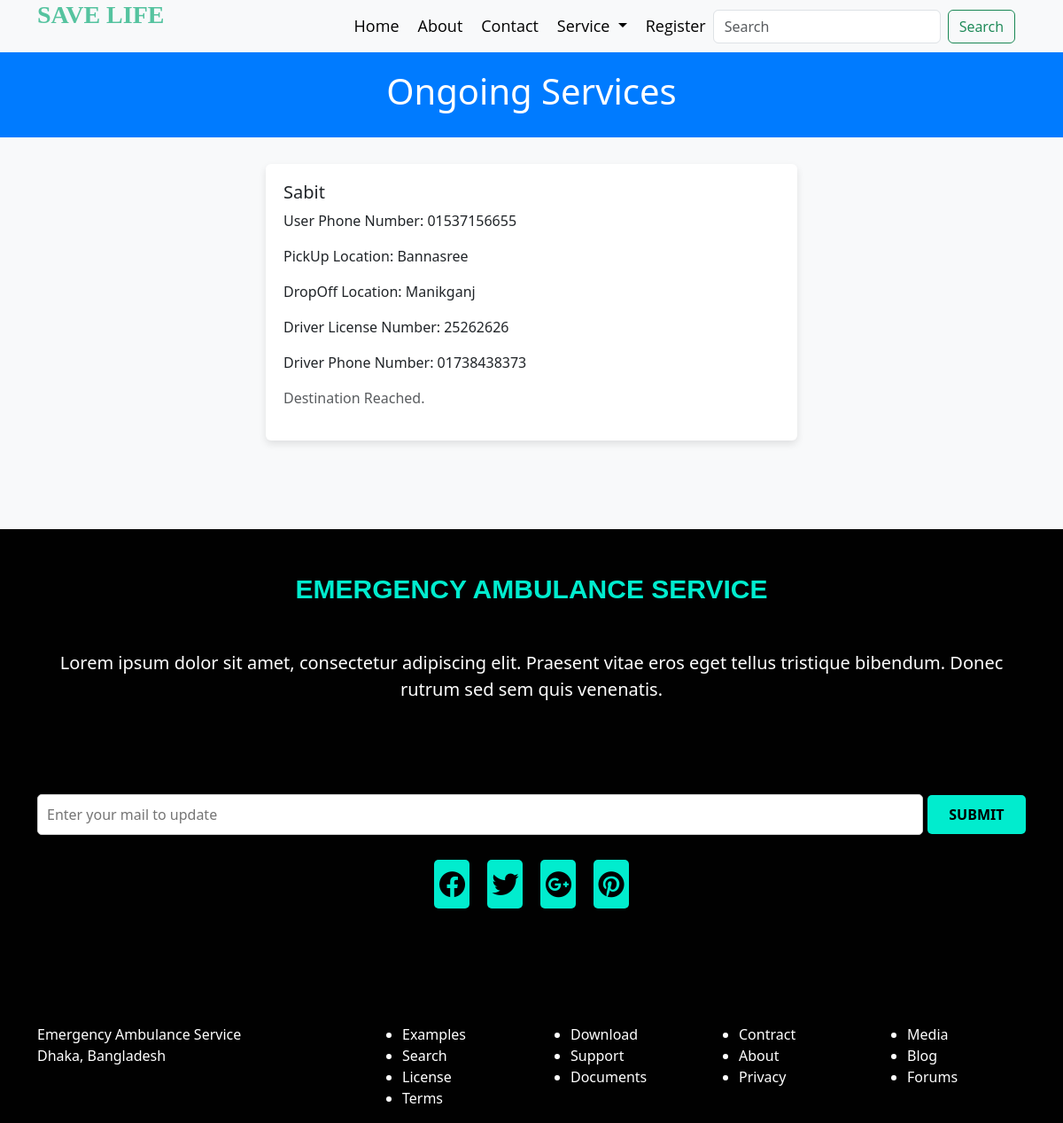
/Ongoing_Service.php (signed in), run on the app's committed database.
### tables this page shows
CREATE TABLE `services` (
  `ServiceID` int(11) NOT NULL,
  `UserID` int(11) DEFAULT NULL,
  `DriverID` int(11) DEFAULT NULL,
  `VehicleID` int(11) DEFAULT NULL,
  `PickupLocation` varchar(255) DEFAULT NULL,
  `DropoffLocation` varchar(255) DEFAULT NULL,
  `StartTime` datetime DEFAULT NULL,
  `EndTime` datetime DEFAULT NULL,
  `Status` varchar(20) DEFAULT NULL
);

CREATE TABLE `users` (
  `UserID` int(11) NOT NULL,
  `FirstName` varchar(255) DEFAULT NULL,
  `LastName` varchar(255) DEFAULT NULL,
  `PhoneNumber` varchar(15) DEFAULT NULL,
  `Email` varchar(255) DEFAULT NULL,
  `Address` varchar(255) DEFAULT NULL,
  `PasswordHash` varchar(255) DEFAULT NULL,
  `IsDriver` tinyint(1) DEFAULT 0,
  `NIDNumber` varchar(20) DEFAULT NULL
);

CREATE TABLE `drivers` (
  `DriverID` int(11) NOT NULL,
  `UserID` int(11) DEFAULT NULL,
  `LicenseNumber` varchar(20) DEFAULT NULL
);

### Ongoing_Service.php (the view, shortened to what this page needs)
<?php
$mysqli = new mysqli("localhost", "root", "", "Ambulance_Service");
$userID = $_SESSION['user_id'];
$sql = "SELECT services.*,
               users.FirstName AS UserName,
               users.PhoneNumber AS UserPhoneNumber,
               drivers.LicenseNumber,
               driverUser.PhoneNumber AS DriverPhoneNumber,
               sessionUser.PhoneNumber AS SessionUserPhoneNumber
        FROM services
        INNER JOIN users ON services.UserID = users.UserID
        INNER JOIN drivers ON services.DriverID = drivers.DriverID
        INNER JOIN users AS driverUser ON drivers.UserID = driverUser.UserID
        INNER JOIN users AS sessionUser ON services.UserID = sessionUser.UserID
        WHERE services.UserID = ?";
$stmt = $mysqli->prepare($sql);
$stmt->bind_param("i", $userID);
$stmt->execute();
$result = $stmt->get_result();
?>
<!DOCTYPE html>
<html lang="en">
<head>
    <link rel="stylesheet" href="css/all.css">
  <link rel="stylesheet" href="css/bootstrap.min.css">
</head>
<body>
<div class="header_main">
<div class="container">
    <div class="row">
        <div class="col-md-2">
            <div class="banner_logo">
                <h4>SAVE LIFE</h4>
            </div>
        </div>
        <div class="col-md-10">
            <div class="navigation">
                <nav class="navbar navbar-expand-lg ">
                    <div class="container">
                      <div class="collapse navbar-collapse" id="navbarSupportedContent">
                        <ul class="navbar-nav ms-auto">
                          <li class="nav-item">
                            <a class="nav-link" aria-current="page" href="index.html">Home</a>
                          </li>
                          <li class="nav-item">
                            <a class="nav-link" href="about.html">About</a>
                          </li>
                          <li class="nav-item">
                            <a class="nav-link" href="contact.html">Contact</a>
                          </li>
                          <li class="nav-item dropdown">
                            <a class="nav-link dropdown-toggle" href="#" role="button" data-bs-toggle="dropdown" aria-expanded="false">
                              Service
                            </a>
                          </li>
                          <li class="nav-item">
                            <a class="nav-link" href="signup_form.html">Register</a>
                          </li>
                        </ul>
                        <form class="d-flex" role="search">
                          <input class="form-control me-2" type="search" placeholder="Search" aria-label="Search">
                          <button class="btn btn-outline-success" type="submit" style="font-family: 'Open Sans', sans-serif;">Search</button>
                        </form>
                      </div>
                    </div>
                  </nav>
            </div>
        </div>
    </div>
</div>
</div>
<header class="text-center">
    <h1>Ongoing Services</h1>
</header>
<main class="container">
    <section class="service-list">
        <?php
        while ($row = $result->fetch_assoc()) {
            $startTime = new DateTime($row['StartTime']);
            $currentTime = new DateTime();
            $timeLeft = $currentTime->diff($startTime)->format('%H:%I:%S');
            ?>
            <div class="card">
                <div class="card-body">
                    <h5 class="card-title"><?php echo $row['UserName']; ?></h5>
                    <p class="card-text">User Phone Number: <?php echo $row['UserPhoneNumber']; ?></p>
                    <p class="card-text">PickUp Location: <?php echo $row['PickupLocation']; ?></p>
                    <p class="card-text">DropOff Location: <?php echo $row['DropoffLocation']; ?></p>
                    <p class="card-text">Driver License Number: <?php echo $row['LicenseNumber']; ?></p>
                    <p class="card-text">Driver Phone Number: <?php echo $row['DriverPhoneNumber']; ?></p>
                    <?php if ($row['Status']) { ?>
                        <p class="time-left">Time Left to Start: <?php echo $timeLeft; ?></p>
                        <form action="<?php echo htmlspecialchars($_SERVER["PHP_SELF"]); ?>" method="post">
                            <input type="hidden" name="service_id" value="<?php echo $row['ServiceID']; ?>">
                            <button type="submit" name="reached_destination" class="btn btn-success reached-destination-btn">
                                Reached Destination
                            </button>
                        </form>
                    <?php } else { ?>
                        <p class="text-muted">Destination Reached.</p>
                    <?php } ?>
                </div>
            </div>
            <?php
        }
        ?>
    </section>
</main>
<footer>
  <div class="container">
      <div class="footer_content">
          <div class="row">
            <div class="col-md-12">
               <div class="common_head footer_common_head">
                   <h4>Emergency Ambulance Service</h4>
               </div>
            </div>
          </div>
       <div class="row">
        <div class="col-md-12">
            <div class="about_text footer_text">
                <p>Lorem ipsum dolor sit amet, consectetur adipiscing elit. Praesent vitae eros eget tellus tristique bibendum. Donec rutrum sed sem quis venenatis.</p>
            </div>
        </div>
      </div>
      <div class="row mt-2">
            <div class="col-md-12">
                <div class="footer_form">
                    <form>
                        <input type="mail" placeholder="Enter your mail to update"> <button type="submit">Submit</button>
                    </form>
                </div>
            </div>
      </div>
      <div class="row mt-2">
          <div class="footer_icon">
              <ul>
                  <li><a href="#"><i class="fab fa-facebook"></i></a></li>
                  <li><a href="#"> <i class="fab fa-twitter"></i></a></li>
                  <li><a href="#"><i class="fab fa-google-plus"></i></a></li>
                  <li><a href="#"><i class="fab fa-pinterest"></i></a></li>
              </ul>
          </div>
      </div>
      </div>
      <div class="footer_item">
          <div class="row">
              <div class="col-md-4">
                  <div class="footer_item_one">
                      <p>Emergency Ambulance Service<br>
                          Dhaka, Bangladesh</p>
                  </div>
              </div>
              <div class="col-md-2">
                  <div class="footer_item_two">
                      <ul>
                           <li>Examples</li>
                           <li>Search</li>
                           <li>License</li>
                           <li>Terms</li>
                      </ul>
                  </div>
              </div>
              <div class="col-md-2">
                  <div class="footer_item_three">
                      <ul>
                           <li>Download</li>
                           <li>Support</li>
                           <li>Documents</li>
                      </ul>
                  </div>
              </div>
              <div class="col-md-2">
                  <div class="footer_item_four">
                      <ul>
                           <li>Contract</li>
                           <li>About</li>
                           <li>Privacy</li>
                      </ul>
                  </div>
              </div>
              <div class="col-md-2">
                  <div class="footer_item_fifth">
                      <ul>
                           <li>Media</li>
                           <li>Blog</li>
                           <li>Forums</li>
                      </ul>
                  </div>
              </div>
          </div>
      </div>
</body>
</html>

### Ongoing_Service.php (style rules this page uses)
.banner_logo { display: flex; align-items: center; }
.banner_logo h4 { font-family: 'Lilita+One', cursive; font-weight: bold; margin-right: -270px; color: rgba(2, 168, 113, 0.664); font-size: 28px; }
body { background-color: #f8f9fa; }
header { background-color: #007bff; color: #fff; padding: 20px 0; }
main { padding: 30px 0; }
.service-list { max-width: 600px; margin: auto; }
.card { border: none; box-shadow: 0 4px 8px rgba(0, 0, 0, 0.1); margin-bottom: 20px; }
.card-body { padding: 20px; }
.navbar-nav .nav-item .nav-link { margin-left: 5px; color: black; font-family: 'Open Sans', sans-serif; font-size: 18px; }
.common_head h4 { text-transform: uppercase; text-align: center; margin-top: 50px; font-family: 'Open Sans', sans-serif; font-weight: bold; margin-bottom: 10px; }
.common_head { margin-bottom: 50px;; }
.footer_common_head { margin-top: 30px; }
footer { margin-top: 50px; background-color: #010101; }
.footer_common_head h4 { color: #01ecce; }
.footer_text p { color: white; }
.footer_form { text-align: center; margin-bottom: 20px; }
.footer_form form { display: flex; justify-content: center; align-items: center; }
.footer_form input { padding: 10px; width: 90%; border: 1px solid #ccc; border-radius: 5px; margin-right: 5px; outline: none; }
.footer_form button { padding: 10px 15px; background-color: #01ecce; color: black; border: none; border-radius: 5px; cursor: pointer; font-weight: bold; width: 10%; text-transform: uppercase; }
.footer_icon { margin-bottom: 130px; }
.footer_icon ul { list-style: none; padding: 0; margin: 0; display: flex; align-items: center; justify-content: center; }
.footer_icon li { margin: 0 10px; padding: 0; }
.footer_icon a { display: inline-block; padding: 5px; text-decoration: none; color: #fff; background-color: #01ecce; border-radius: 5px; font-size: 30px; color: black; }
.footer_item_one p { color: white; }
.footer_item_two ul li { color: white; }
.footer_item_three ul li { color: white; }
.footer_item_four ul li { color: white; }
.footer_item_fifth ul li { color: white; }
.about_text { text-align: center; font-size: 20px; margin-bottom: 95px; }
.common_head h4 { font-family: 'Oswald', sans-serif; font-weight: bold; font-size: 30px; }

### data on the page
services: UserID.FirstName "Sabit", UserID.PhoneNumber "01537156655", PickupLocation "Bannasree", DropoffLocation "Manikganj", DriverID.LicenseNumber "25262626", users.PhoneNumber "01738438373", Status "Destination Reached."
